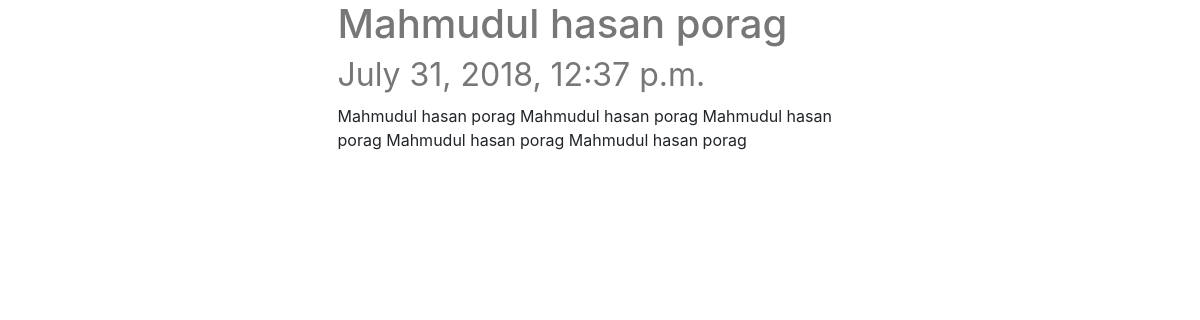
Page /posts/3/ on the earlier database version.
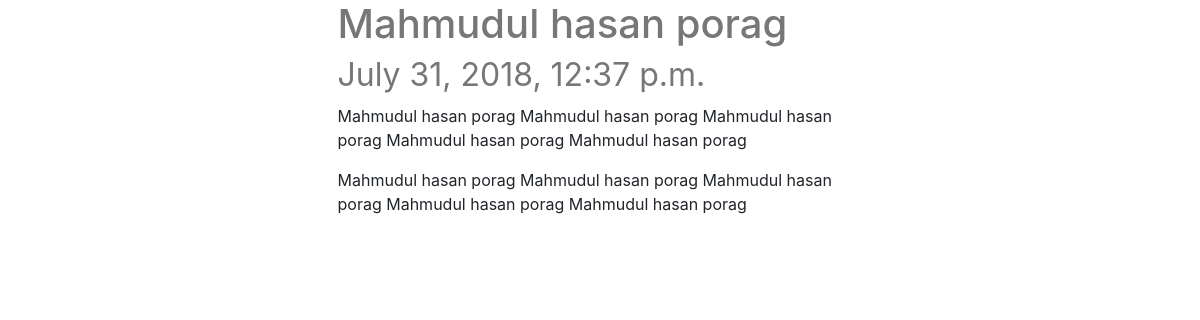
Same page on the later database version.
### posts/models.py (models this page shows, shortened)
class Post (models.Model):
	title 			=	models.CharField(max_length=120)
	image 			=	models.ImageField( upload_to=upload_locations,
											null=True, blank=True,
											width_field="width_field",
											height_field="height_field")
	height_field	=	models.IntegerField(default=0)
	width_field		=	models.IntegerField(default=0)
	content			=	models.TextField()
	updated			=	models.DateTimeField(auto_now=True, auto_now_add=False)
	timestamp		=	models.DateTimeField(auto_now=False, auto_now_add=True)
	class Meta:
		ordering =["-timestamp", "-updated"]

### posts/views.py (the view)
# urls.py: url(r'^(?P<id>\d+)/$', post_detail, name="detail"),
def post_detail(request, id=None): #retrive
	instance = get_object_or_404(Post, id=id)
	context={
	"title":instance.title,
	"instance":instance,
	}
	return render(request,"post_detail.html",context)

### templates/post_detail.html (shortened to what this page needs)
{% extends "base.html" %}
{% block content %}
	<div class=" col-sm-6 offset-sm-3">
	 	<h1>{{ title }} </br><small>{{ instance.timestamp }}</small></h1>
		{{ instance.content | linebreaks }}</br>
	</div>
{% endblock %}

### templates/base.html (shortened to what this page needs)
{% load staticfiles %}
<!DOCTYPE html>
<html>
<head>
<link rel="stylesheet" href="https://maxcdn.bootstrapcdn.com/bootstrap/4.0.0/css/bootstrap.min.css">
<link rel="stylesheet" type="text/css" href="{% static 'css/base.css' %}">
</head>
<body>
<div class="container">
	{% block content %}
	{% endblock %}
</div>
</body>
</html>

### static_my_proj/css/base.css (style rules this page uses)
h1 { color: #777777; }

Differences in the rows shown:
changed Post "Mahmudul hasan porag": content "Mahmudul hasan porag Mahmudul hasan porag Mahmudul hasan porag Mahmudul hasan porag Mahmudul hasan porag" → "…porag Mahmudul hasan porag Mahmudul hasan porag Mahmudul hasan porag Mahmudul hasan porag Mahmudul hasan porag Mahmudul hasan porag"
